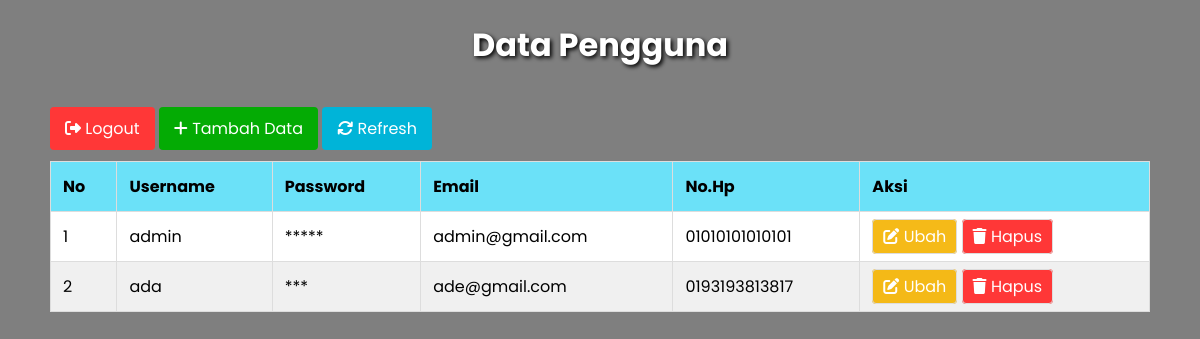
The app's page /database/data.php (signed in) with its own data.
### tables this page shows
CREATE TABLE `pengguna` (
  `id` int(11) NOT NULL,
  `username` varchar(100) NOT NULL,
  `password` varchar(100) NOT NULL,
  `email` varchar(100) NOT NULL,
  `no_hp` varchar(20) NOT NULL
);

### database/data.php (the view, shortened to what this page needs)
<?php
    require "koneksi.php";
    $sql = mysqli_query($conn, "SELECT * FROM pengguna");
    $pengguna = [];
    while ($row = mysqli_fetch_assoc($sql)) {
        $pengguna[] = $row;
    }
?>
<!DOCTYPE html>
<html lang="en">
<head>
    <link rel="stylesheet" href="https://cdnjs.cloudflare.com/ajax/libs/font-awesome/6.6.0/css/all.min.css" />
    <link rel="stylesheet" href="data.css">
</head>
<body>
    <h1>Data Pengguna</h1><br>
    <a href="../index.html" id="logout"><i class="fa-solid fa-right-from-bracket"></i> Logout</a>
    <a href="create.php" id="tambah"><i class="fa-solid fa-plus"></i> Tambah Data</a>
    <a href="data.php" id="refresh"><i class="fa-solid fa-arrows-rotate"></i> Refresh</a>
    <table>
        <thead>
            <tr>
                <th>No</th>
                <th>Username</th>
                <th>Password</th>
                <th>Email</th>
                <th>No.Hp</th>
                <th>Aksi</th>
            </tr>
        </thead>
        <tbody>
            <?php $i = 1; foreach($pengguna as $users) : ?>
            <tr>
                <td><?= $i ?></td>
                <td><?= $users["username"] ?></td>
                <td><?= str_repeat('*', strlen($users["password"])) ?></td>
                <td><?= $users["email"] ?></td>
                <td><?= $users["no_hp"] ?></td>
                <td>
                    <a href="update.php?id=<?= $users['id'] ?>" id="ubah"><i class="fa-solid fa-pen-to-square"></i> Ubah</a>
                    <a href="delete.php?id=<?= $users['id'] ?>" id="hapus" onclick="return confirm('Yakin ingin menghapus data?');"><i class="fa-solid fa-trash"></i> Hapus</a>
                </td>
            </tr>
            <?php $i++; endforeach; ?>
        </tbody>
    </table>
</body>
</html>

### database/data.css (style rules this page uses)
body { font-family: 'Poppins', sans-serif; margin: 20px 50px; background: linear-gradient(rgba(0, 0, 0, 0.5), rgba(0, 0, 0, 0.5)), url(../assets/pexels-boonkong-boonpeng-442952-1134176.jpg); background-size: cover; background-position: center; }
table { width: 100%; border-collapse: collapse; margin: 20px auto; background-color: white; }
table, th, td { border: 1px solid #dddddd; }
th, td { padding: 12px; text-align: left; }
th { background-color: #6be1f8; }
tr:nth-child(even) { background-color: #f0f0f0; }
a { text-decoration: none; padding: 10px 15px; border: 1px solid #ddd; border-radius: 4px; }
h1 { text-align: center; color: white; text-shadow: 2px 2px 4px black; }
#tambah { background-color: rgb(4, 171, 4); color: white; border: none; }
#refresh { background-color: #00b4d8; color: white; border: none; }
#logout { background-color: rgb(255, 55, 55); color: white; border: none; }
#ubah { background-color: rgba(244, 179, 0, 0.904); color: white; padding: 5px 10px; }
#hapus { background-color: rgb(255, 55, 55); color: white; padding: 5px 10px; }
@media (max-width: 1200px) { body { margin: 20px 50px; } }

### records on screen
pengguna: username "admin", password "*****", email "admin@gmail.com", no_hp "01010101010101"
pengguna: username "ada", password "***", email "ade@gmail.com", no_hp "0193193813817"
